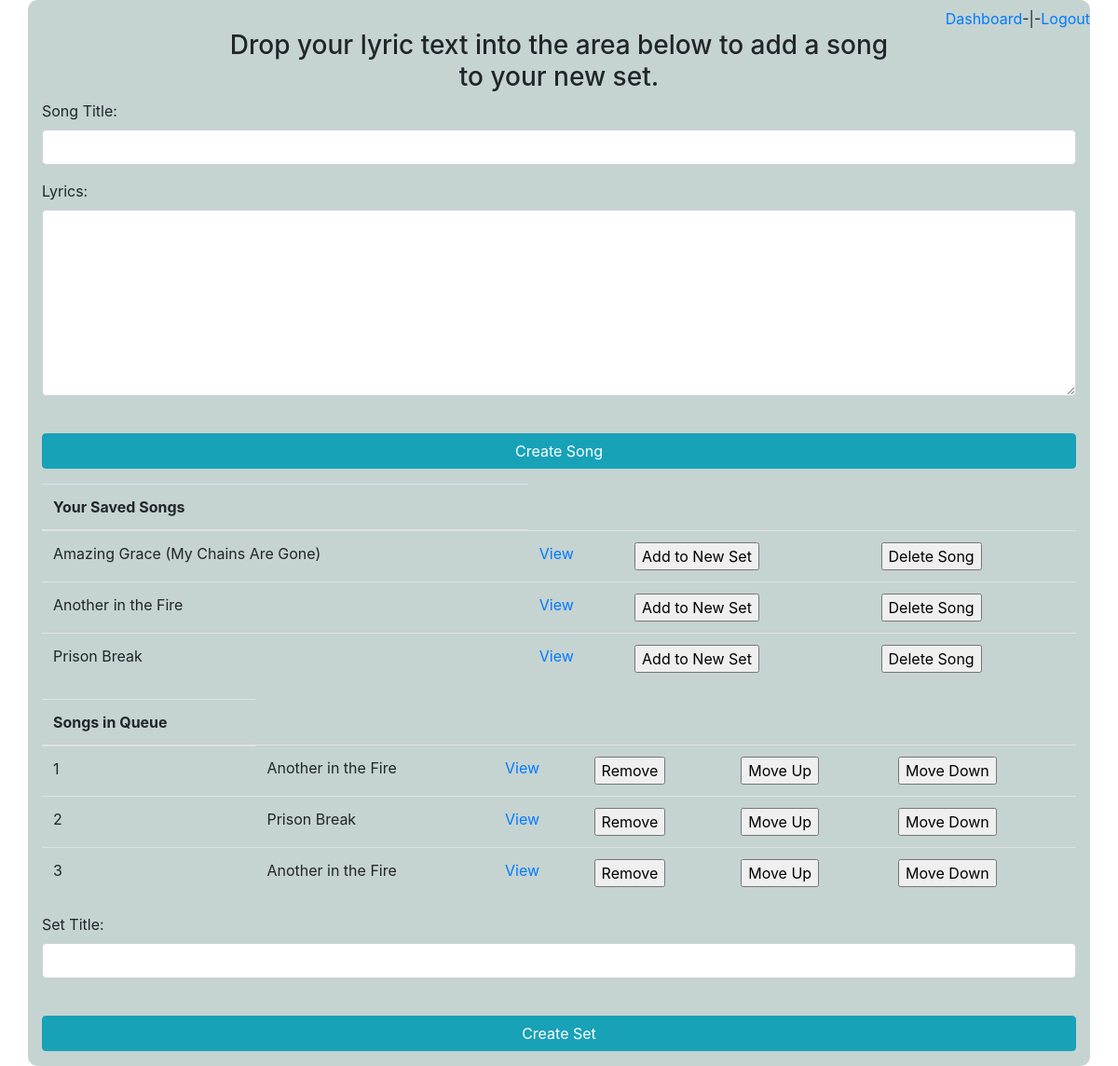
/set/create_form (signed in), run on the app's committed database.
### hymnal_app/models.py (models this page shows)
class Song(models.Model):
    title = models.CharField(max_length = 50)
    creator = models.ForeignKey(User, related_name='songs', on_delete=models.CASCADE)
    lyrics = models.TextField()
    sets = models.ManyToManyField(Set, related_name="songs")
    class DisplayTheme(models.TextChoices):
        SCROLL = 'Scroll'
        SLIDE = 'Slide'
    display_theme = models.CharField(max_length = 50, choices=DisplayTheme.choices, default=DisplayTheme.SCROLL)
    list_order_queue = models.IntegerField(default = 0)
    list_order_saved = models.IntegerField(default = 0)
    in_queue = models.BooleanField(default=False)
    is_copy = models.BooleanField(default=False)
    copy_number = models.IntegerField(default = 0)
    created_at = models.DateTimeField(auto_now_add=True)
    updated_at = models.DateTimeField(auto_now=True)
    objects = SongManager()

### hymnal_app/views.py (the view)
# urls.py: path('set/create_form', views.create_form),
def create_form(request):
    if 'logged_user' not in request.session:
        messages.error(request, "Please register or log in first")
        return redirect('/')
    logged_user = User.objects.get(id=request.session['logged_user'])
    user_set_queue = Song.objects.filter(creator = logged_user, in_queue=True).order_by('list_order_queue')
    saved_user_songs = Song.objects.filter(creator = logged_user, is_copy = False, in_queue = False).order_by('title')
    all_user_songs = Song.objects.filter(creator = logged_user)
    next_order = len(Song.objects.filter(creator = logged_user)) + 1
    context = {
        'user_set_queue' : user_set_queue,
        'saved_user_songs' : saved_user_songs,
        'all_user_songs': all_user_songs,
        'next_order' : next_order
    }
    return render(request, 'create_set.html', context)

### hymnal_app/templates/create_set.html (shortened to what this page needs)
{% load static %}
<!DOCTYPE html>
<html lang="en">
<head>
    <link rel="stylesheet" href="https://stackpath.bootstrapcdn.com/bootstrap/4.5.2/css/bootstrap.min.css">
    <link rel="stylesheet" type="text/css" href = "{% static '/css/main.css' %}">
</head>
<body>
    <div class="container grayback">
        <div class="row justify-content-end">
            <a href="/dashboard">Dashboard </a>-|-
            <a href="/user/logout">Logout</a>
        </div>
        <div class="row justify-content-center">
            <div class="col-8">
                <h3 style="text-align: center;">Drop your lyric text into the area below to add a song to your new set.</h3>
            </div>
        </div>
        <div class="row">
            <div class="col">
                <form action="/set/create_song" method="POST" class="m-20">
                    <div class="form-group">
                        <label for="title">Song Title: </label>
                        <input type="text" name="title" class="form-control"></input>
                    </div>
                    <div class="form-group">
                        <label for="lyrics">Lyrics: </label>
                        <textarea type="text" name="lyrics" class="form-control" style="height: 200px;"></textarea>
                    </div>
                    <div class="form-group">
                        <input type="submit" name="create_song" class = "btn btn-info col" value="Create Song">
                    </div>
                </form>
            </div>
        </div>
        <table class="table">
            <thead>
                <tr>
                    <th>Your Saved Songs</th>
                </tr>
            </thead>
            <tbody>
                {% for song in saved_user_songs %}
                <tr>
                    <td>{{song.title}}</td>
                    <td><a href="/song/view/{{song.id}}">View</a></td>
                    <td>
                        <form action="/song/push_to_queue/{{song.id}}" method="POST">
                            <input type="submit" value = "Add to New Set">
                        </form>
                    </td>
                    <td>
                        <form action="/song/delete_song/{{song.id}}" method="POST">
                            <input type="submit" value = "Delete Song">
                        </form>
                    </td>
                </tr>
                {% endfor %}
            </tbody>
        </table>
        <table class="table">
            <thead>
                <tr>
                    <th>Songs in Queue</th>
                </tr>
            </thead>
            <tbody>
                {% for song in user_set_queue %}
                <tr>
                    <td>{{song.list_order_queue}}</td>
                    <td>{{song.title}}</td>
                    <td><a href="/song/view/{{song.id}}">View</a></td>
                    <td>
                        <form action="/song/remove_from_queue/{{song.id}}" method="POST">
                            <input type="submit" value = "Remove">
                        </form>
                    </td>
                    <td>
                        <form action="/song/{{song.id}}/move_up" method="POST">
                            <input type="submit" value = "Move Up">
                        </form>
                    </td>
                    <td>
                        <form action="/song/{{song.id}}/move_down" method="POST">
                            <input type="submit" value = "Move Down">
                        </form>
                    </td>
                </tr>
                {% endfor %}
            </tbody>
        </table>
        <div class="row">
            <div class="col">
                <form action="/set/create_set" method="POST">
                    <div class="form-group">
                        <label for="title">Set Title:</label>
                        <input type="text" name="title" class="form-control">
                    </div>
                    <div class="form-group">
                        <input type="submit" name="create_set" class = "btn btn-info col" value="Create Set">
                    </div>
                </form>
            </div>
        </div>
    </div>
</body>
</html>

### hymnal_app/static/css/main.css (style rules this page uses)
.grayback { background-color: rgba(117, 150, 146, 0.418); padding-top: 8px; border-radius: 10px; }

### data on the page
Song: title "Amazing Grace (My Chains Are Gone)"
Song: title "Another in the Fire"
Song: title "Prison Break"
Song: list_order_queue "1", title "Another in the Fire"
Song: list_order_queue "2", title "Prison Break"
Song: list_order_queue "3", title "Another in the Fire"
